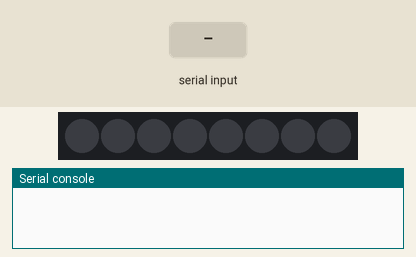
This program was run on a simulated Raspberry Pi Pico running MicroPython. Shown: 8 RGB LEDs in strip order, left to right, the last lines printed to the serial console. The inputs (shaded band) are chosen by the test bench.

Above: at 1.2 s.
1.3 s: "3" typed at the serial console, then Enter
At 1.4 s:
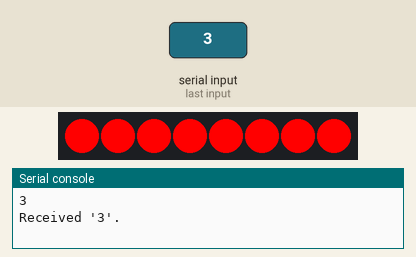
3.8 s: "4" typed at the serial console, then Enter
At 6.2 s:
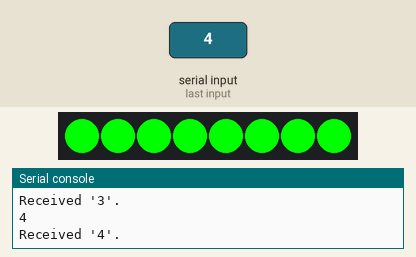
6.8 s: "0" typed at the serial console, then Enter
At 9.01 s:
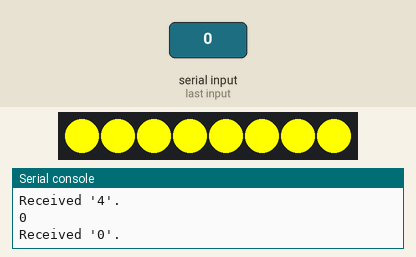
9.8 s: "2" typed at the serial console, then Enter
At 12.7 s:
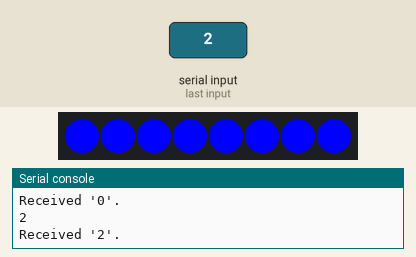
12.8 s: "4" typed at the serial console, then Enter
At 14.56 s:
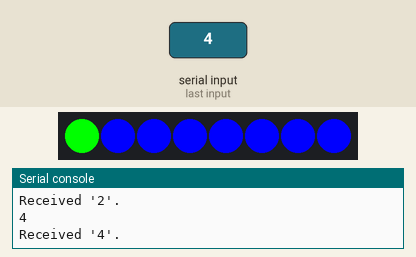
Timing chart, 0 to 16.8 s (numbered marks = the images above; inputs shaded):
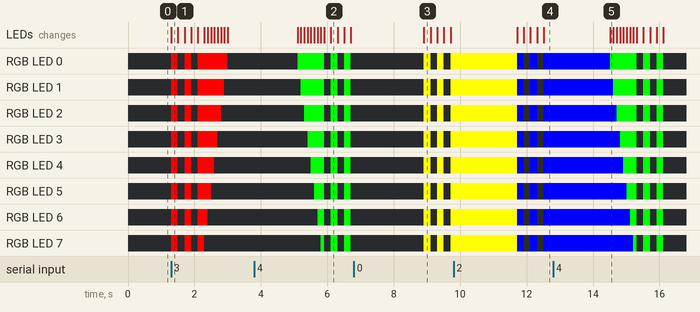

Measured:
- after the input at 1.3 s, RGB LED 0: goes RGB(255, 0, 0) 0.20 s, off 0.20 s, RGB(255, 0, 0) 0.20 s, off 0.20 s, RGB(255, 0, 0) 0.90 s, then off, starting at once; RGB LED 1: goes RGB(255, 0, 0) 0.20 s, off 0.20 s, RGB(255, 0, 0) 0.20 s, off 0.20 s, RGB(255, 0, 0) 0.80 s, then off, starting at once
- after the input at 3.8 s, RGB LED 0: off → RGB(0, 255, 0) after 1.3 s, then repeats every 0.40 s: off 0.20 s, RGB(0, 255, 0) 0.20 s; RGB LED 1: off → RGB(0, 255, 0) after 1.4 s, then repeats every 0.40 s: off 0.20 s, RGB(0, 255, 0) 0.20 s
- after the input at 6.8 s, RGB LED 0–7: alternates RGB(255, 255, 0) for 0.20 s and off for 0.20 s, starting after 2.1 s; the LEDs: change after 2.1 s (image 3)
- after the input at 9.8 s, RGB LED 0–7: alternates RGB(0, 0, 255) for 0.20 s and off for 0.20 s, starting after 1.9 s; the LEDs: change after 1.9 s (image 4)
- after the input at 12.8 s, RGB LED 0: RGB(0, 0, 255) → RGB(0, 255, 0) after 1.7 s, then repeats every 0.40 s: off 0.20 s, RGB(0, 255, 0) 0.20 s; RGB LED 1: RGB(0, 0, 255) → RGB(0, 255, 0) after 1.8 s, then repeats every 0.40 s: off 0.20 s, RGB(0, 255, 0) 0.20 s

The program:

main.py
```python
import time
import machine
import neopixel


def blink(n, s, color):
    """
    Knipper de lichtjes 'n' keer in kleur 'color', met interval van 's' seconden.
    :param n: Het aantal keer dat het licht moet knipperen. (int)
    :param s: De tijd tussen het knipperen (interval) in seconden. (float)
    :param color: De kleur van het knipperende licht. (tuple)
    """
    for _ in range(n):
        # Zet de lichtjes aan
        np.fill(color)
        np.write()

        # Wacht het interval
        time.sleep(s)

        # Zet de lichtjes uit
        np.fill((0, 0, 0))
        np.write()

        # Wacht het interval
        time.sleep(s)


def startup():
    """
    Groen lichtpatroon voor het opstarten van het programma.
    """
    # Zet de lichtjes een voor een aan, van onder naar boven.
    for i in range(8):
        np[i] = green
        np.write()
        time.sleep(0.1)

    # Zet de lichtjes uit
    np.fill((0, 0, 0))
    np.write()
    time.sleep(0.2)

    # Knipper 2 keer
    blink(2, 0.2, green)


def shutdown():
    """
    Rood lichtpatroon voor het afsluiten van het programma.
    """
    # Knipper 2 keer
    blink(2, 0.2, red)

    # Zet de lichtjes aan
    np.fill(red)
    np.write()
    time.sleep(0.2)

    # Zet de lichtjes een voor een uit, van boven naar onder.
    for i in reversed(range(8)):
        np[i] = (0, 0, 0)
        np.write()
        time.sleep(0.1)


# Definieer de neopixel
np = neopixel.NeoPixel(machine.Pin(13), 8)

# Definieer kleuren
red = (255, 0, 0)
green = (0, 255, 0)
blue = (0, 0, 255)
yellow = (255, 255, 0)
orange = (255, 165, 0)


# Main loop
while True:

    # Input ontvangen
    data = input()
    print("Received '" + data + "'.")

    # Home scherm is actief
    if data == '0':
        blink(2, 0.2, yellow)
        np.fill(yellow)
        np.write()
        time.sleep(1)

    # Statistieken scherm is actief
    elif data == '1':
        blink(2, 0.2, orange)
        np.fill(orange)
        np.write()
        time.sleep(1)

    # Vrienden scherm is actief
    elif data == '2':
        blink(2, 0.2, blue)
        np.fill(blue)
        np.write()
        time.sleep(1)

    # Programma wordt afgesloten
    elif data == '3':
        shutdown()
        time.sleep(1)

    # Programma wordt opgestart
    elif data == '4':
        startup()
        time.sleep(1)

    time.sleep(1)
```
